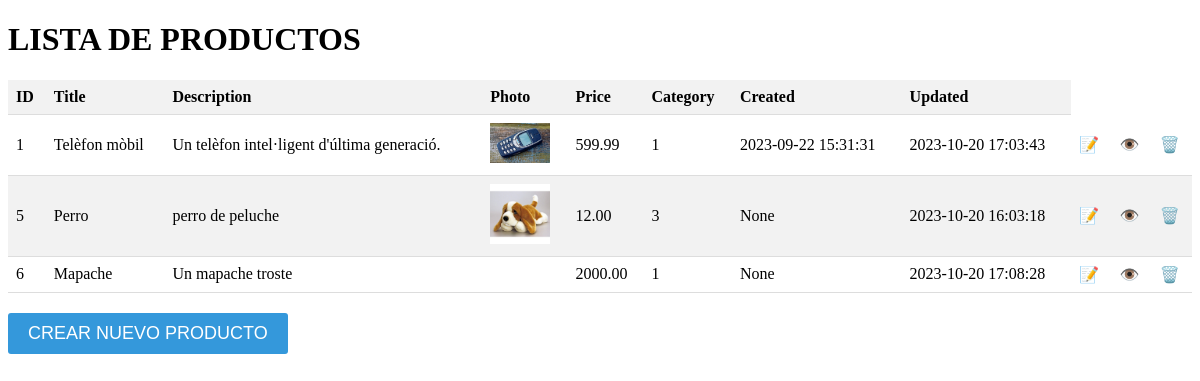
The app's page /products/list, older data.
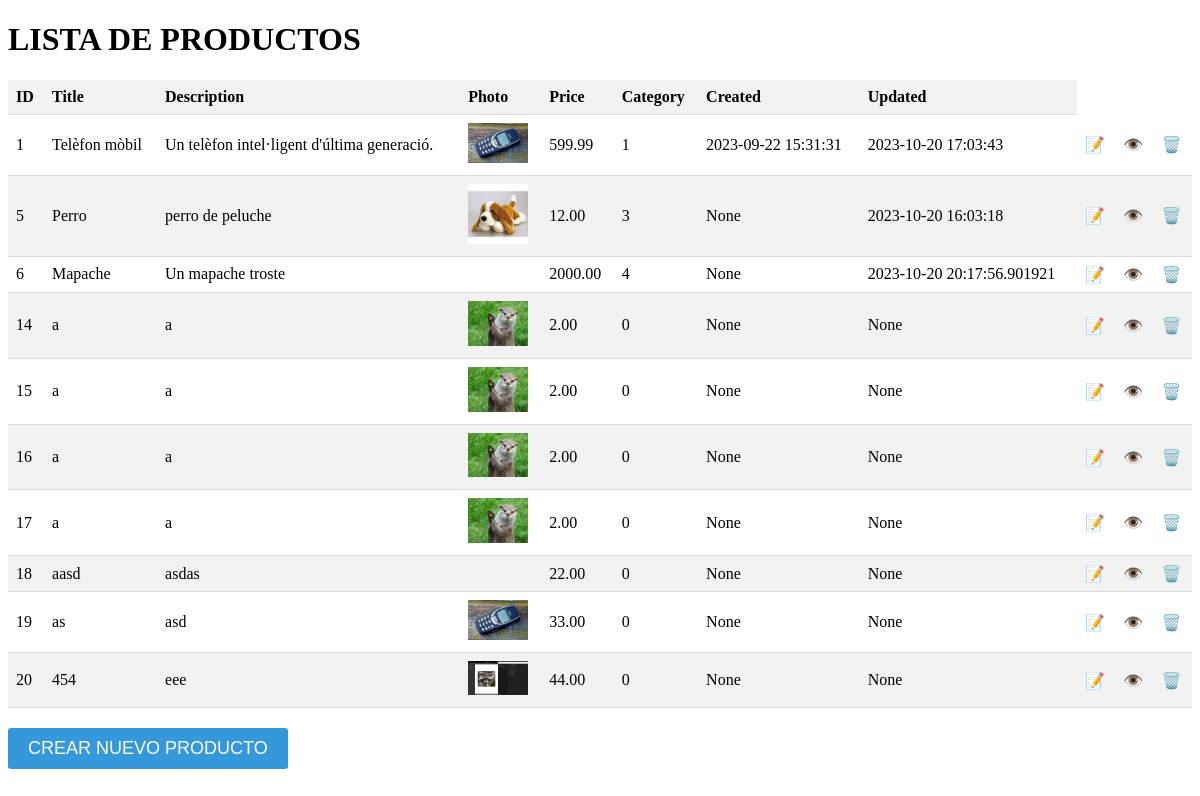
The same page, newer data.
### app.py (models this page shows)
class Producto(db.Model):
    __tablename__ = "products"
    id = db.Column(db.Integer, primary_key=True, autoincrement=True)
    title = db.Column(db.Text)
    description = db.Column(db.Text)
    photo = db.Column(db.Text)
    price = db.Column(db.DECIMAL(10, 2))
    category_id = db.Column(db.Integer, db.ForeignKey('categories.id'))
    seller_id = db.Column(db.Integer, db.ForeignKey('users.id'))
    created = db.Column(db.DateTime, server_default=db.func.current_timestamp(), nullable=False)
    updated = db.Column(db.DateTime, server_default=db.func.current_timestamp(), nullable=False)
    category = db.relationship('Categoria', backref=db.backref('products', lazy=True))

### app.py (the view)
@app.route('/products/list')
def index():
    products = db.session.query(Producto).all()
    return render_template('products/template.html', data=products)

### templates/products/template.html (shortened to what this page needs)
<!DOCTYPE html>
<html>
<head>
    <link rel="stylesheet" href="{{url_for('static', filename='products.css')}}">
</head>
<body>
    <h1>LISTA DE PRODUCTOS</h1>
    <table>
        <thead>
            <tr>
                <th>ID</th>
                <th>Title</th>
                <th>Description</th>
                <th>Photo</th>
                <th>Price</th>
                <th>Category</th>
                <th>Created</th>
                <th>Updated</th>
            </tr>
        </thead>
        <tbody>
            {% for product in data %}
                <tr>
                    <td>{{ product.id }}</td>
                    <td>{{ product.title }}</td>
                    <td>{{ product.description }}</td>
                    <td><img src="{{ product.photo }}" alt=""></td>
                    <td>{{ product.price }}</td>
                    <td>{{ product.category_id }}</td>
                    <td>{{ product.created }}</td>
                    <td>{{ product.updated }}</td>
                    <td><a href="/products/update/{{ product.id }}">📝</a></td>
                    <td><a href="/products/read/{{ product.id }}" class="view-button">👁️</a></td>
                    <td><a href="/products/delete/{{ product.id }}" class="delete-button">🗑️</a></td>
                </tr>
            {% endfor %}
        </tbody>
    </table>
    <button><a href="/products/create">CREAR NUEVO PRODUCTO</a>
</body>
</html>

### static/products.css (style rules this page uses)
table { border-collapse: collapse; width: 100%; margin-bottom: 20px; }
th { background-color: #f2f2f2; text-align: left; padding: 8px; font-weight: bold; border-bottom: 1px solid #ddd; }
td { padding: 8px; border-bottom: 1px solid #ddd; }
tr:nth-child(even) { background-color: #f2f2f2; }
img { width: 60px; }
button { background-color: #3498db; color: #fff; padding: 10px 20px; border: none; border-radius: 3px; font-size: 18px; cursor: pointer; outline: none; }
a { color: white; text-decoration: none; }

Row changes from the older to the newer data that the page shows:
changed Producto "Mapache": category_id "1" → "4"; updated "2023-10-20 17:08:28" → "2023-10-20 20:17:56.901921"
added Producto: id "14", title "a", description "a", photo (picture), price "2.00", category_id "0", created "None", updated "None"
added Producto: id "15", title "a", description "a", photo (picture), price "2.00", category_id "0", created "None", updated "None"
added Producto: id "16", title "a", description "a", photo (picture), price "2.00", category_id "0", created "None", updated "None"
added Producto: id "17", title "a", description "a", photo (picture), price "2.00", category_id "0", created "None", updated "None"
added Producto: id "18", title "aasd", description "asdas", price "22.00", category_id "0", created "None", updated "None"
added Producto: id "19", title "as", description "asd", photo (picture), price "33.00", category_id "0", created "None", updated "None"
added Producto: id "20", title "454", description "eee", photo (picture), price "44.00", category_id "0", created "None", updated "None"
